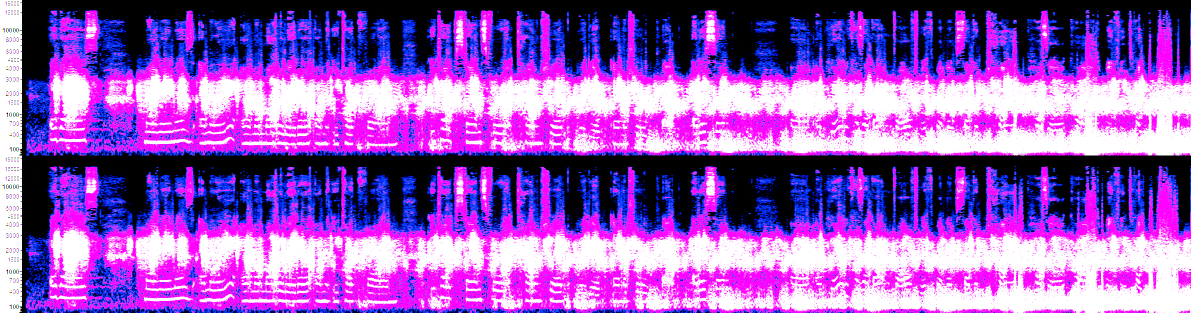
#> input picture self_introduction_memory_dump/_Tape9_thought/self_intro_spec_cont_brightened.png, 2381 x 626 px, found by its file name (shown at 1/2 size)
$ python examine_image.py
#> lines starting #> are read from the running program, lines starting #| are printed output that depends on the picture
import numpy as np
from PIL import Image
import matplotlib
matplotlib.use('Agg')
import matplotlib.pyplot as plt

# Read the brightened image with PIL
img_pil = Image.open(r'C:\stack\arg\self_intro_spec_cont_brightened.png')
#> img_pil is the input picture: PIL image 2381x626 RGBA; mean R, G, B, A 151.5, 89.1, 191.2, 255
print(f"PIL image mode: {img_pil.mode}")
#| PIL image mode: RGBA
print(f"PIL image size: {img_pil.size}")
#| PIL image size: (2381, 626)
print(f"PIL image dtype: {img_pil.getbands()}")
#| PIL image dtype: ('R', 'G', 'B', 'A')

# Convert to numpy array
img = np.array(img_pil)
print(f"Numpy shape: {img.shape}")
#| Numpy shape: (626, 2381, 4)
print(f"Numpy dtype: {img.dtype}")
#| Numpy dtype: uint8
print(f"Min: {img.min()}, Max: {img.max()}")
#| Min: 0, Max: 255

# If it's RGBA, convert to RGB
if img.shape[2] == 4:
    img = img[:, :, :3]
    print(f"Converted to RGB: {img.shape}")
#| Converted to RGB: (626, 2381, 3)

# Let's look at the actual pixel values
# Check a few specific positions
height, width = img.shape[:2]
#> height = 626; width = 2381
print(f"\nImage dimensions: {width}x{height}")
#| Image dimensions: 2381x626

# Look at the middle of the image
mid_x, mid_y = width // 2, height // 2
#> mid_x = 1190; mid_y = 313
print(f"Center pixel: {img[mid_y, mid_x]}")
#| Center pixel: [0 0 0]

# Look at some random pixels
for y in [50, 100, 150, 200, 250, 300]:
    for x in [100, 500, 1000, 1500, 2000]:
        if y < height and x < width:
            pixel = img[y, x]
            print(f"Pixel at ({x},{y}): {pixel}")

# Let's check if the image is truly the spectrogram or if it has been altered
# Try to find the frequency labels by looking for white text on the left side
left_strip = img[:, :50, :]  # First 50 pixels
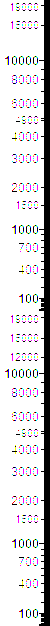
#> left_strip: shape (626, 50, 3); mean R, G, B 214.3, 212.6, 214.9
print(f"\nLeft strip average brightness: {np.mean(left_strip):.3f}")
#| Left strip average brightness: 213.910

# The brightened image might have different characteristics
# Let me try to threshold it differently
gray = np.mean(img, axis=2)
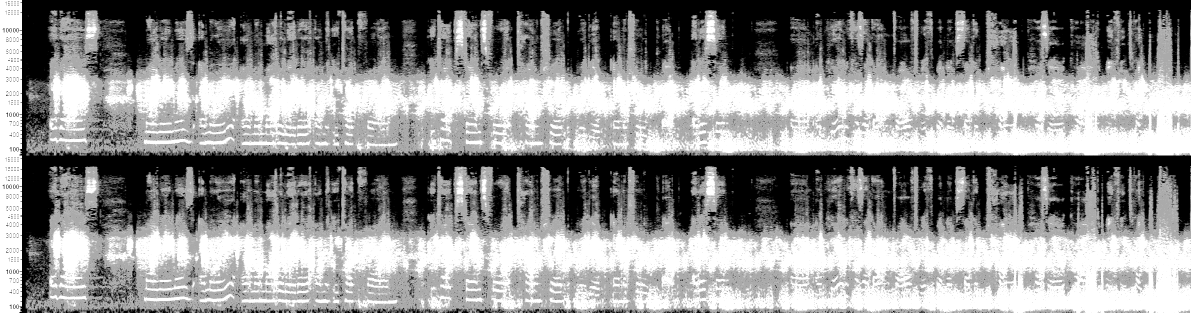
#> gray: shape (626, 2381) float64 (shown at 1/2 size); min 0, max 255, mean 143.9
print(f"\nGray statistics:")
print(f"  Mean: {np.mean(gray):.3f}")
#|   Mean: 143.918
print(f"  Std: {np.std(gray):.3f}")
#|   Std: 95.543
print(f"  Min: {np.min(gray):.3f}")
#|   Min: 0.000
print(f"  Max: {np.max(gray):.3f}")
#|   Max: 255.000

# Histogram of gray values
hist, bins = np.histogram(gray.flatten(), bins=50)
#> hist = 50 values, max 367361 at index 49, min 0 at index 1, mean 29810.1; bins = 51 values from 0 to 255
print("\nHistogram of gray values:")
for i in range(len(hist)):
    if hist[i] > 0:
        print(f"  {bins[i]:.3f}-{bins[i+1]:.3f}: {hist[i]} pixels ({100*hist[i]/gray.size:.1f}%)")
#> this loop made 50 passes
#|   0.000-5.100: 329613 pixels (22.1%)
#|   10.200-15.300: 10350 pixels (0.7%)
#|   15.300-20.400: 5364 pixels (0.4%)
#|   20.400-25.500: 5284 pixels (0.4%)
#|   25.500-30.600: 5629 pixels (0.4%)
#|   30.600-35.700: 5621 pixels (0.4%)
#|   35.700-40.800: 11702 pixels (0.8%)
#|   45.900-51.000: 12366 pixels (0.8%)
#> (further printed lines are left out)
